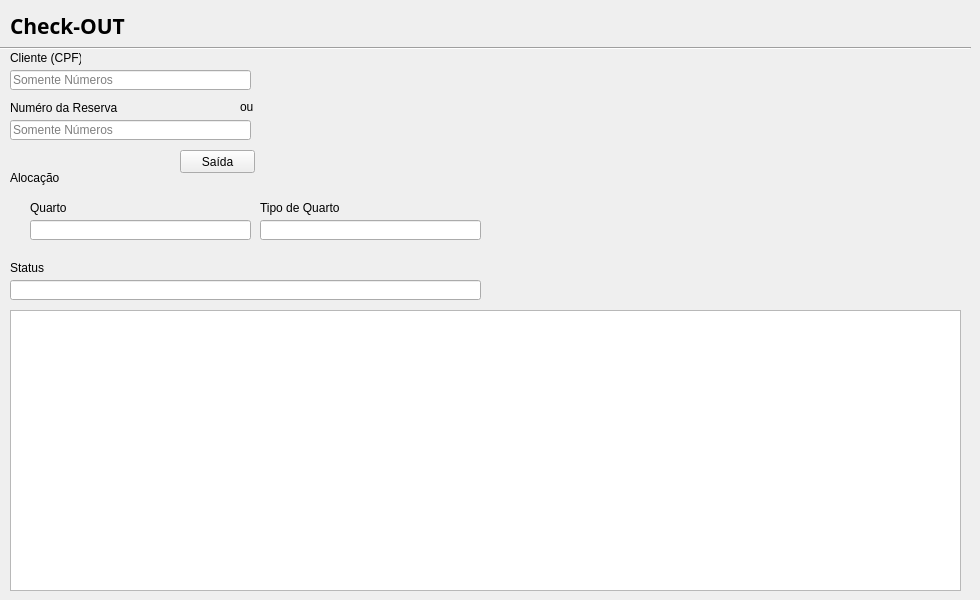
    <widget class="QWidget" name="tab_checkout">
     <attribute name="title">
      <string>Checkout</string>
     </attribute>
     <widget class="QLabel" name="label_45">
      <property name="geometry">
       <rect>
        <x>10</x>
        <y>10</y>
        <width>131</width>
        <height>31</height>
       </rect>
      </property>
      <property name="font">
       <font>
        <family>Microsoft PhagsPa</family>
        <pointsize>16</pointsize>
        <weight>75</weight>
        <bold>true</bold>
       </font>
      </property>
      <property name="text">
       <string>Check-OUT</string>
      </property>
     </widget>
     <widget class="Line" name="line_4">
      <property name="geometry">
       <rect>
        <x>0</x>
        <y>40</y>
        <width>971</width>
        <height>16</height>
       </rect>
      </property>
      <property name="orientation">
       <enum>Qt::Horizontal</enum>
      </property>
     </widget>
     <widget class="QLabel" name="label_46">
      <property name="geometry">
       <rect>
        <x>10</x>
        <y>50</y>
        <width>71</width>
        <height>16</height>
       </rect>
      </property>
      <property name="text">
       <string>Cliente (CPF)</string>
      </property>
     </widget>
     <widget class="QLineEdit" name="line_checkout_cpf">
      <property name="geometry">
       <rect>
        <x>10</x>
        <y>70</y>
        <width>241</width>
        <height>20</height>
       </rect>
      </property>
      <property name="placeholderText">
       <string>Somente Números</string>
      </property>
     </widget>
     <widget class="QLabel" name="label_47">
      <property name="geometry">
       <rect>
        <x>10</x>
        <y>100</y>
        <width>111</width>
        <height>16</height>
       </rect>
      </property>
      <property name="text">
       <string>Numéro da Reserva</string>
      </property>
     </widget>
     <widget class="QLineEdit" name="line_checkout_number">
      <property name="geometry">
       <rect>
        <x>10</x>
        <y>120</y>
        <width>241</width>
        <height>20</height>
       </rect>
      </property>
      <property name="placeholderText">
       <string>Somente Números</string>
      </property>
     </widget>
     <widget class="QLabel" name="label_48">
      <property name="geometry">
       <rect>
        <x>10</x>
        <y>170</y>
        <width>71</width>
        <height>16</height>
       </rect>
      </property>
      <property name="text">
       <string>Alocação</string>
      </property>
     </widget>
     <widget class="QPushButton" name="pushButton_6">
      <property name="geometry">
       <rect>
        <x>180</x>
        <y>150</y>
        <width>75</width>
        <height>23</height>
       </rect>
      </property>
      <property name="text">
       <string>Saída</string>
      </property>
     </widget>
     <widget class="QLabel" name="label_49">
      <property name="geometry">
       <rect>
        <x>30</x>
        <y>200</y>
        <width>71</width>
        <height>16</height>
       </rect>
      </property>
      <property name="text">
       <string>Quarto</string>
      </property>
     </widget>
     <widget class="QLineEdit" name="line_checkout_room">
      <property name="geometry">
       <rect>
        <x>30</x>
        <y>220</y>
        <width>221</width>
        <height>20</height>
       </rect>
      </property>
     </widget>
     <widget class="QLabel" name="label_50">
      <property name="geometry">
       <rect>
        <x>260</x>
        <y>200</y>
        <width>81</width>
        <height>16</height>
       </rect>
      </property>
      <property name="text">
       <string>Tipo de Quarto</string>
      </property>
     </widget>
     <widget class="QLineEdit" name="lineEdit_37">
      <property name="geometry">
       <rect>
        <x>260</x>
        <y>220</y>
        <width>221</width>
        <height>20</height>
       </rect>
      </property>
     </widget>
     <widget class="QLabel" name="label_52">
      <property name="geometry">
       <rect>
        <x>10</x>
        <y>260</y>
        <width>71</width>
        <height>16</height>
       </rect>
      </property>
      <property name="text">
       <string>Status</string>
      </property>
     </widget>
     <widget class="QLineEdit" name="lineEdit_39">
      <property name="geometry">
       <rect>
        <x>10</x>
        <y>280</y>
        <width>471</width>
        <height>20</height>
       </rect>
      </property>
     </widget>
     <widget class="QColumnView" name="columnView">
      <property name="geometry">
       <rect>
        <x>10</x>
        <y>310</y>
        <width>951</width>
        <height>281</height>
       </rect>
      </property>
     </widget>
     <widget class="QLabel" name="label_71">
      <property name="geometry">
       <rect>
        <x>240</x>
        <y>100</y>
        <width>47</width>
        <height>13</height>
       </rect>
      </property>
      <property name="text">
       <string>ou</string>
      </property>
     </widget>
    </widget>
